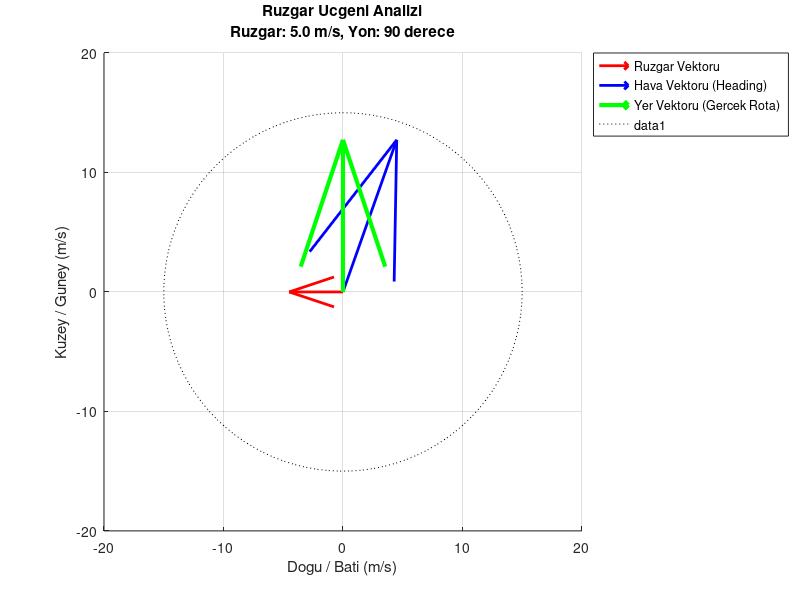

Source code (MATLAB):
%% ========================================================================
%  PROJE: IHA Ruzgar Ucgeni Navigasyon Cozucusu (Vektor Analizi)
%  YAZAR: Serdar Sokmen
%  PLATFORM: MATLAB
%
%  ACIKLAMA:
%  Otonom ucuslarda, IHA'nin burnunu sadece hedef noktaya (Waypoint) 
%  cevirmesi yetmez. Ruzgar IHA'yi rotadan saptirir (Suruklenme/Drift).
%  
%  Bu kod, Vektor Mekanigi kullanarak ruzgara karsi verilmesi gereken
%  "Duzeltme Acisini" (WCA) ve IHA'nin yere gore gercek hizini hesaplar.
%
%  TEMEL KAVRAMLAR (Ruzgar Ucgeni):
%  1. Hava Vektoru (Air Vector): IHA'nin burnunun baktigi yon ve hizi.
%  2. Ruzgar Vektoru (Wind Vector): Ruzgarin hizi ve yonu.
%  3. Yer Vektoru (Ground Vector): IHA'nin harita uzerindeki gercek izi.
%
%  Yer_Vektoru = Hava_Vektoru + Ruzgar_Vektoru (Vektorel Toplam)
% =========================================================================

clc; clear; close all;

%% 1. UCUS PARAMETRELERI (Girdiler)
% -------------------------------------------------------------------------
% IHA Performansi
TAS = 15;           % True Airspeed (Hava Hizi) - m/s
                    % IHA'nin havaya gore olan saf hizidir.

% Gorev Plani
istenen_rota = 0;   % Derece (0 = Kuzey, 90 = Dogu). Gitmek istedigimiz yol.

% Hava Durumu
ruzgar_hizi = 5;    % Ruzgar hizi (m/s)
ruzgar_yonu = 90;   % Ruzgarin GELDIGI yon (Derece)
                    % 90 derece, Dogudan Batiya esen ruzgar demektir.

%% 2. VEKTOR HESAPLAMALARI (Matematik Motoru)
% -------------------------------------------------------------------------
% Adim A: Radyan Donusumu (MATLAB trigonometrisi radyan calisir)
% Not: Havacilikta ruzgar "geldigi" yonle soylenir, ama vektor toplami icin
% ruzgarin "gittigi" yon lazimdir. O yuzden 180 derece ekliyoruz.
ruzgar_rad = deg2rad(ruzgar_yonu + 180); 
rota_rad = deg2rad(istenen_rota);

% Adim B: Ruzgar Vektorunu Bilesenlerine Ayir (X, Y)
% X ekseni Dogu-Bati, Y ekseni Kuzey-Guney
Wx = ruzgar_hizi * sin(ruzgar_rad);
Wy = ruzgar_hizi * cos(ruzgar_rad);

% Adim C: Ruzgar Duzeltme Acisini (WCA) Hesapla (Sinus Teoremi)
% Ruzgar acisi ile Rota acisi arasindaki fark
aci_farki = deg2rad(ruzgar_yonu - istenen_rota);

% WCA Formulu: IHA ruzgara karsi ne kadar "Yengecleme" yapmali?
% sin(WCA) = (Ruzgar_Hizi * sin(Aci_Farki)) / Hava_Hizi
wca_rad = asin((ruzgar_hizi * sin(aci_farki)) / TAS);
wca_derece = rad2deg(wca_rad);

% Adim D: Bas Acisini (Heading) Hesapla
% Bas Acisi = Istenen Rota + Duzeltme Acisi
% IHA burnunu bu aciya cevirmelidir.
bas_acisi = istenen_rota + wca_derece;

% Adim E: Yer Hizini (Ground Speed - GS) Hesapla (Kosinus Teoremi)
% Ruzgar arkadan eserse GS artar, onden eserse azalir.
GS = TAS * cos(wca_rad) + ruzgar_hizi * cos(aci_farki);

%% 3. GUVENLIK KONTROLLERI (Aviyonik Mantigi)
% -------------------------------------------------------------------------
ucus_guvenligi = true;
uyari_mesaji = 'UCUSA UYGUN';

% Kontrol 1: Ruzgar IHA'dan hizli mi?
if ruzgar_hizi >= TAS
    ucus_guvenligi = false;
    uyari_mesaji = 'KRITIK UYARI: Ruzgar hizi IHA hizini asiyor! IHA suruklenir.';
    GS = 0; % IHA aslinda geri geri gider
end

% Kontrol 2: Yer Hizi Sifir mi?
if GS <= 0
    ucus_guvenligi = false;
    uyari_mesaji = 'UYARI: Yer hizi yetersiz, hedefe varilamaz.';
end

%% 4. GORSELLESTIRME (Navigasyon Ekrani)
% -------------------------------------------------------------------------
figure('Name', 'Navigasyon Vektor Analizi', 'Color', 'w');
hold on; axis equal; grid on;

% Orijin (IHA'nin o anki konumu)
orijin = [0, 0];

% A. Ruzgar Vektorunu Ciz (Kirmizi)
quiver(0, 0, Wx, Wy, 'r', 'LineWidth', 2, 'MaxHeadSize', 0.5);

% B. Hava Vektorunu Ciz (Mavi) - IHA'nin burnunun baktigi yer
bas_rad = deg2rad(bas_acisi);
Ax = TAS * sin(bas_rad);
Ay = TAS * cos(bas_rad);
quiver(0, 0, Ax, Ay, 'b', 'LineWidth', 2, 'MaxHeadSize', 0.5);

% C. Yer Vektorunu Ciz (Yesil) - IHA'nin gercek izledigi yol (Resultant)
Gx = Ax + Wx;
Gy = Ay + Wy;
quiver(0, 0, Gx, Gy, 'g', 'LineWidth', 3, 'MaxHeadSize', 0.5);

% Grafik Duzeni (Pusula Gorunumu)
xlabel('Dogu / Bati (m/s)');
ylabel('Kuzey / Guney (m/s)');
title(sprintf('Ruzgar Ucgeni Analizi\nRuzgar: %.1f m/s, Yon: %d derece', ruzgar_hizi, ruzgar_yonu));
legend('Ruzgar Vektoru', 'Hava Vektoru (Heading)', 'Yer Vektoru (Gercek Rota)', 'Location', 'bestoutside');
xlim([-20 20]); ylim([-20 20]);

% Referans Cemberi
theta = linspace(0, 2*pi, 100);
plot(TAS*cos(theta), TAS*sin(theta), 'k:', 'LineWidth', 0.5); % Hava hizi limit cemberi

%% 5. GOREV RAPORU (Konsol Ciktisi)
% -------------------------------------------------------------------------
fprintf('--------------------------------------------------\n');
fprintf('     OTONOM NAVIGASYON COZUMU \n');
fprintf('--------------------------------------------------\n');
fprintf('Hedef Rota (Course) : %6.1f derece\n', istenen_rota);
fprintf('Ruzgar Verisi       : %6.1f m/s, %d dereceden\n', ruzgar_hizi, ruzgar_yonu);
fprintf('--------------------------------------------------\n');
if ucus_guvenligi
    fprintf('HESAPLANAN BAS ACISI: %6.1f derece (Yengecleme: %.1f)\n', bas_acisi, wca_derece);
    fprintf('HAVA HIZI (TAS)     : %6.1f m/s\n', TAS);
    fprintf('YER HIZI (GS)       : %6.1f m/s\n', GS);
    fprintf('Verimlilik          : %.1f%%\n', (GS/TAS)*100);
else
    fprintf('DURUM: %s\n', uyari_mesaji);
end
fprintf('--------------------------------------------------\n');